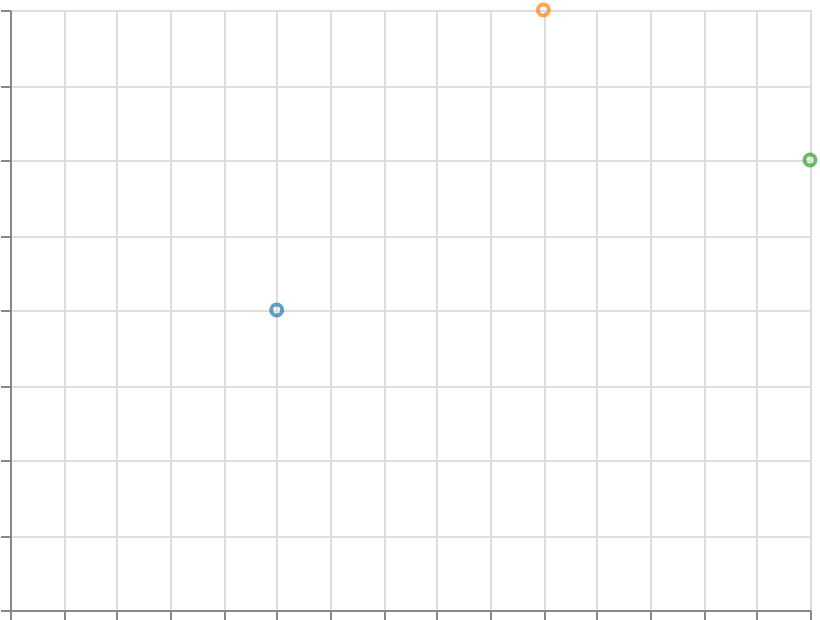

Write the Vega-Lite specification saved for this chart.
### Vega-Lite specification from a JSON file in a GitHub repository (floating-point values rounded to 4 significant figures)
{"$schema": "https://vega.github.io/schema/vega-lite/v6.json", "width": 400, "height": 300, "padding": 5, "autosize": "none", "data": {"name": "table", "values": [{"x": 1, "y": 2, "cat": "A"}, {"x": 2, "y": 4, "cat": "B"}, {"x": 3, "y": 3, "cat": "C"}]}, "mark": "point", "encoding": {"x": {"field": "x", "type": "quantitative"}, "y": {"field": "y", "type": "quantitative"}, "color": {"field": "cat", "type": "nominal", "scale": {"range": ["#1f77b4", "#ff7f0e", "#2ca02c"]}}}}
